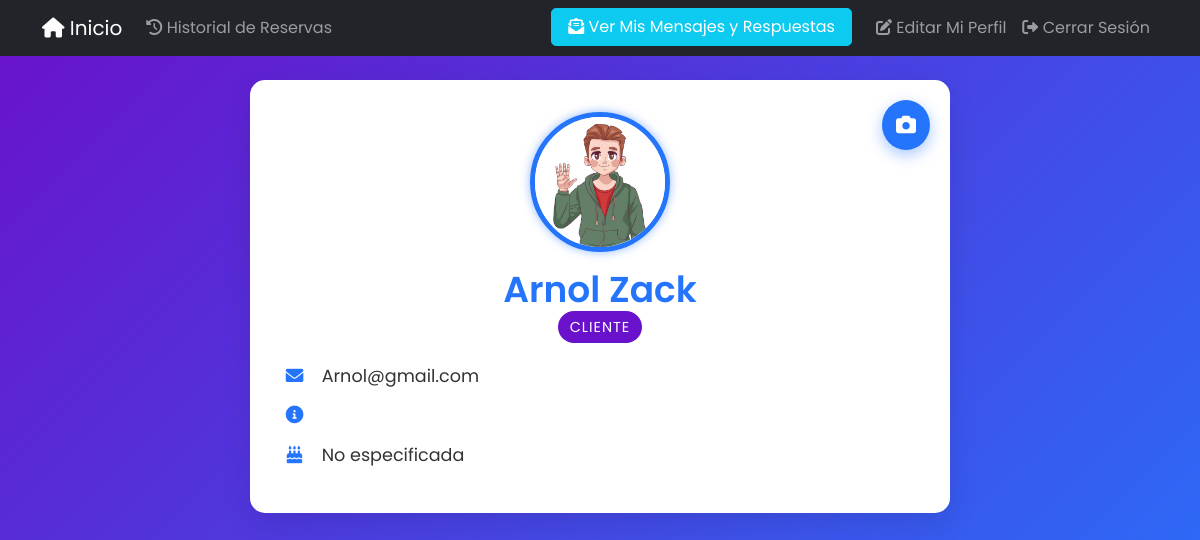
The app's page /perfil.php (signed in), older data.
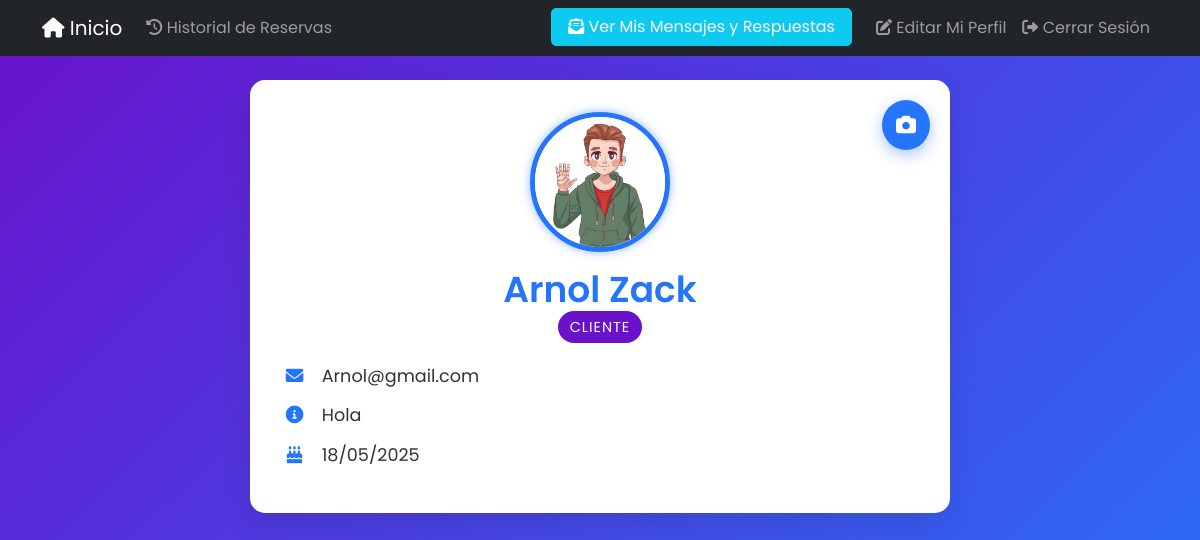
The same page, newer data.
### tables this page shows
CREATE TABLE `usuarios` (
  `id` int(11) NOT NULL,
  `rol_id` int(11) NOT NULL,
  `correo` varchar(100) NOT NULL,
  `cedula` varchar(20) NOT NULL,
  `nombre` varchar(50) NOT NULL,
  `apellido` varchar(50) NOT NULL,
  `contrasena` varchar(255) NOT NULL,
  `fecha_registro` timestamp NOT NULL DEFAULT current_timestamp(),
  `imagen_perfil` varchar(255) DEFAULT NULL,
  `descripcion` text DEFAULT NULL,
  `fecha_nacimiento` date DEFAULT NULL
);

CREATE TABLE `roles` (
  `id` int(11) NOT NULL,
  `descripcion` varchar(50) NOT NULL
);

### perfil.php (the view, shortened to what this page needs)
<?php
include 'CRUD/conexion.php';
$usuario_id = $_SESSION['usuario_id'];
$sql = "SELECT u.*, r.descripcion AS tipo_usuario FROM usuarios u
        JOIN roles r ON u.rol_id = r.id
        WHERE u.id = '$usuario_id'";
$resultado = $conn->query($sql);
if ($resultado->num_rows > 0) {
    $usuario = $resultado->fetch_assoc();
} else {
    echo "Usuario no encontrado.";
    exit;
}
?>
<!DOCTYPE html>
<html lang="es">
<head>
    <link href="https://cdn.jsdelivr.net/npm/bootstrap@5.1.3/dist/css/bootstrap.min.css" rel="stylesheet" />
    <link href="https://cdnjs.cloudflare.com/ajax/libs/font-awesome/6.0.0-beta3/css/all.min.css" rel="stylesheet" />
</head>
<body>
<nav class="navbar navbar-expand-lg navbar-dark bg-dark fixed-top">
  <div class="container">
    <a class="navbar-brand" href="index.php"><i class="fas fa-home"></i> Inicio</a>
    <div class="collapse navbar-collapse" id="navbarNav">
      <ul class="navbar-nav me-auto">
        <li class="nav-item">
          <a class="nav-link" href="Reserva/historial_reservas.php"><i class="fas fa-history"></i> Historial de Reservas</a>
        </li>
      </ul>
      <ul class="navbar-nav">
        <li class="nav-item">
          <a href="Contacto/ver_respuestas.php" class="nav-link btn btn-info text-white px-3 me-3" style="border-radius: 5px;">
            <i class="fas fa-envelope-open-text"></i> Ver Mis Mensajes y Respuestas
          </a>
        </li>
        <li class="nav-item">
          <a class="nav-link" href="CRUD/actualizar.php?id=<?php echo $usuario['id']; ?>"><i class="fas fa-edit"></i> Editar Mi Perfil</a>
        </li>
        <li class="nav-item">
          <a class="nav-link" href="logout.php"><i class="fas fa-sign-out-alt"></i> Cerrar Sesión</a>
        </li>
      </ul>
    </div>
  </div>
</nav>
<div class="profile-card">
    <button class="btn-update-img" data-bs-toggle="modal" data-bs-target="#modalActualizarImagen" title="Cambiar Imagen">
        <i class="fas fa-camera"></i>
    </button>
    <div class="profile-header">
        <img src="uploads/<?php echo htmlspecialchars($usuario['imagen_perfil'] ?? 'default-avatar.png'); ?>" alt="Imagen de Perfil" class="profile-image" />
        <h2><?php echo htmlspecialchars($usuario['nombre'] . ' ' . $usuario['apellido']); ?></h2>
        <span class="badge-role"><?php echo ucfirst(htmlspecialchars($usuario['tipo_usuario'])); ?></span>
    </div>
    <div class="profile-info">
        <p><i class="fas fa-envelope"></i> <?php echo htmlspecialchars($usuario['correo']); ?></p>
        <p><i class="fas fa-info-circle"></i> <?php echo nl2br(htmlspecialchars($usuario['descripcion'])); ?></p>
        <p><i class="fas fa-birthday-cake"></i>
            <?php
            echo !empty($usuario['fecha_nacimiento'])
                ? date("d/m/Y", strtotime($usuario['fecha_nacimiento']))
                : "No especificada";
            ?>
        </p>
    </div>
</div>
</body>
</html>

Row changes from the older to the newer data that the page shows:
changed usuarios "Arnol Zack": descripcion (not shown) → "Hola"; fecha_nacimiento (not shown) → "18/05/2025"
Text that changed along with them:
text no longer shown: "No especificada"
